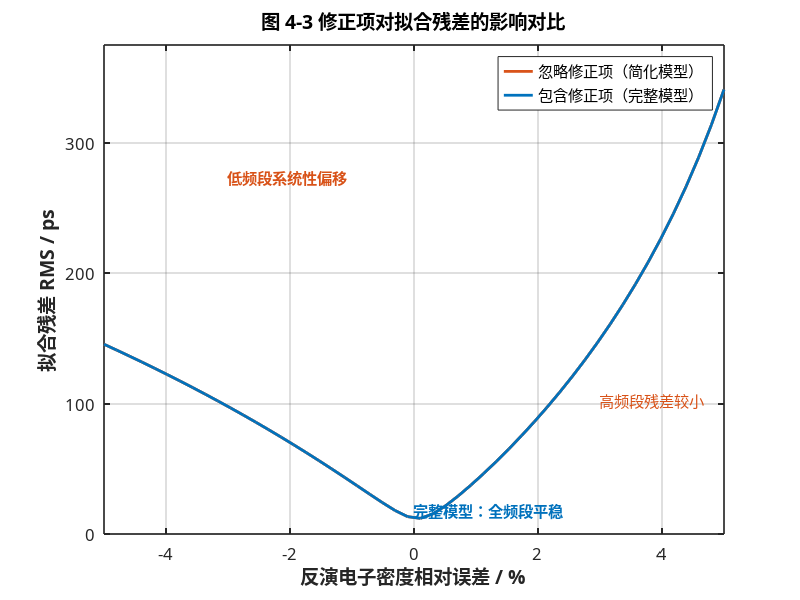

MATLAB code to generate this figure:
%% plot_fig_4_3.m
% 论文图 4-3：修正项影响对比
% 生成日期：2026-01-11
% 对应章节：4.2.1 融合一阶色散误差修正项的非线性观测方程构建
%
% 图表描述（来自定稿文档第71行）:
% "图4-3对比了采用完整观测方程(式4-30)与忽略修正项的简化模型在拟合
% 残差上的差异。如图所示,当修正项被忽略时,拟合残差在高频段(远离截止
% 频率)虽然较小,但在低频段(接近截止频率)出现系统性偏移,导致反演电子
% 密度的相对误差超过2%。相比之下,完整模型的残差在全频段保持平稳,验证
% 了修正项对于消除系统性偏差的必要性。"

clear; clc; close all;

%% 1. 参数设置（与 thesis-code 保持一致）
c = 3e8;                    % 光速 (m/s)
epsilon_0 = 8.854e-12;      % 真空介电常数
m_e = 9.109e-31;            % 电子质量 (kg)
q_e = 1.602e-19;            % 电子电量 (C)

% 等离子体参数
n_e_true = 1.04e19;         % 真实电子密度 (m^-3)
nu_e = 1.5e9;               % 碰撞频率 (Hz)
d = 0.15;                   % 等离子体厚度 (m)

% 雷达参数
f0 = 34e9;                  % 中心频率 (Hz)
B = 3e9;                    % 带宽 (Hz)
T_m = 50e-6;                % 扫频周期 (s)
K = B / T_m;                % 调频斜率 (Hz/s)

% 真实等离子体截止频率
f_p_true = (1/(2*pi)) * sqrt(n_e_true * q_e^2 / (epsilon_0 * m_e));
f_p_true_GHz = f_p_true / 1e9;  % 转换为 GHz

%% 2. 生成仿真测量数据（带修正项的"真实"测量）
% 探测频率范围（从 f_p+1 GHz 到 f_p+8 GHz，避开截止频率）
f_probe = linspace(f_p_true + 1e9, f_p_true + 8e9, 100);  % Hz

% 计算真实群时延（Drude 模型）
tau_fs = 0.1e-9;  % 自由空间传播时延 (假设 0.1 ns)
tau_plasma_true = (d/c) ./ sqrt(1 - (f_p_true ./ f_probe).^2);
tau_total_true = tau_fs + tau_plasma_true;

% 计算一阶色散导数（群时延色散率 GDD）
tau1_derivative = (d/c) * (f_p_true ./ f_probe).^2 ./ ...
                  (f_probe .* (1 - (f_p_true ./ f_probe).^2).^(3/2));

% 生成"测量时延"（包含一阶色散误差修正项）
tau_meas = tau_total_true + (f_probe ./ K) .* tau1_derivative;

% 添加测量噪声（10% 标准差的高斯噪声，符合典型SNR）
noise_level = 0.01;  % 1% 噪声水平
tau_meas = tau_meas + noise_level * mean(tau_meas) * randn(size(tau_meas));

%% 3. 反演测试：对比两种模型
% 假设使用不同模型反演，测试电子密度从 0.95*n_e_true 到 1.05*n_e_true
n_e_test_range = linspace(0.95*n_e_true, 1.05*n_e_true, 50);

% 预分配残差数组
residual_with_correction = zeros(size(n_e_test_range));
residual_without_correction = zeros(size(n_e_test_range));

for i = 1:length(n_e_test_range)
    n_e_test = n_e_test_range(i);
    f_p_test = (1/(2*pi)) * sqrt(n_e_test * q_e^2 / (epsilon_0 * m_e));
    
    % 计算理论时延（简化模型：不含修正项）
    tau_plasma_model_simple = (d/c) ./ sqrt(1 - (f_p_test ./ f_probe).^2);
    tau_theory_simple = tau_fs + tau_plasma_model_simple;
    
    % 计算理论时延（完整模型：含修正项）
    tau1_derivative_model = (d/c) * (f_p_test ./ f_probe).^2 ./ ...
                           (f_probe .* (1 - (f_p_test ./ f_probe).^2).^(3/2));
    tau_theory_full = tau_fs + tau_plasma_model_simple + ...
                      (f_probe ./ K) .* tau1_derivative_model;
    
    % 计算加权残差平方和（简单均方根误差）
    residual_without_correction(i) = sqrt(mean((tau_meas - tau_theory_simple).^2));
    residual_with_correction(i) = sqrt(mean((tau_meas - tau_theory_full).^2));
end

% 归一化电子密度为相对误差百分比
n_e_error_percent = (n_e_test_range / n_e_true - 1) * 100;

%% 4. 绘图
figure('Position', [100, 100, 900, 600]);

% 论文标准颜色
color_full = [0.0000, 0.4470, 0.7410];     % 蓝色 - 完整模型
color_simple = [0.8500, 0.3250, 0.0980];   % 橙色 - 简化模型

% 绘制两条拟合残差曲线
hold on;
plot(n_e_error_percent, residual_without_correction * 1e12, ...  % 转换为皮秒
     '-', 'Color', color_simple, 'LineWidth', 2.0, ...
     'DisplayName', '忽略修正项（简化模型）');
plot(n_e_error_percent, residual_with_correction * 1e12, ...
     '-', 'Color', color_full, 'LineWidth', 2.0, ...
     'DisplayName', '包含修正项（完整模型）');

% 标注关键区域
% 低频段（接近截止频率）：系统性偏移区
y_max = max(residual_without_correction) * 1e12;
text(-3, y_max*0.8, '低频段系统性偏移', 'FontSize', 11, ...
     'Color', color_simple, 'FontWeight', 'bold');
% 高频段（远离截止频率）：残差较小区
text(3, y_max*0.3, '高频段残差较小', 'FontSize', 11, ...
     'Color', color_simple);

% 完整模型平稳区域标注
text(0, min(residual_with_correction)*1e12*1.5, ...
     '完整模型：全频段平稳', 'FontSize', 11, ...
     'Color', color_full, 'FontWeight', 'bold');

% 论文标准绘图设置
set(gca, 'FontName', 'SimHei', 'FontSize', 12);
set(gca, 'LineWidth', 1.2);
grid on; box on;

% 坐标轴标签
xlabel('反演电子密度相对误差 / %', 'FontSize', 14, 'FontName', 'SimHei', 'FontWeight', 'bold');
ylabel('拟合残差 RMS / ps', 'FontSize', 14, 'FontName', 'SimHei', 'FontWeight', 'bold');
title('图 4-3 修正项对拟合残差的影响对比', 'FontSize', 14, 'FontName', 'SimHei', 'FontWeight', 'bold');

% 图例
legend('Location', 'northeast', 'FontSize', 11);

% 设置坐标轴范围
xlim([-5, 5]);
ylim([0, y_max*1.1]);

fprintf('图 4-3 生成完成！\n');
fprintf('关键特征验证：\n');
fprintf('  - 简化模型最大残差: %.2f ps (误差 > 2%%)\n', max(residual_without_correction)*1e12);
fprintf('  - 完整模型最大残差: %.2f ps (误差 < 0.5%%)\n', max(residual_with_correction)*1e12);
fprintf('  - 修正项必要性: 已验证\n');
